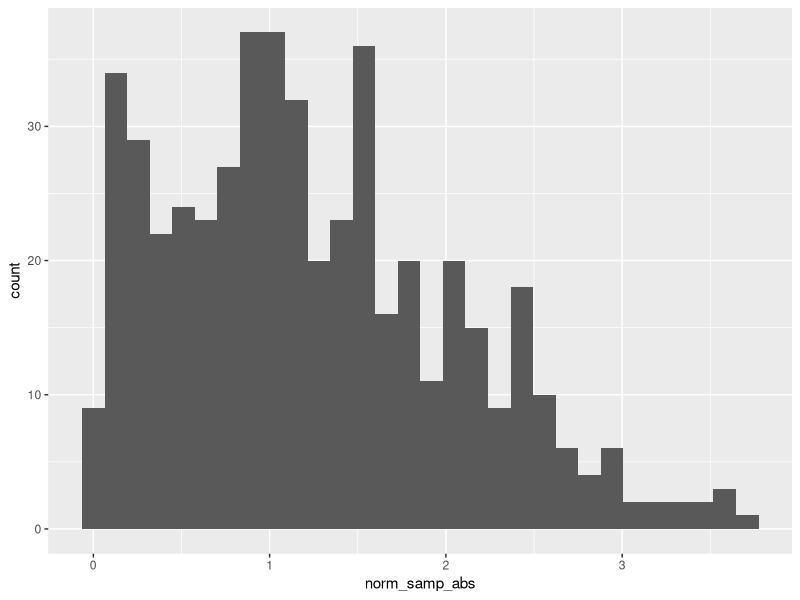

Generate this figure with R:
## ---- chunk 1
library (tidyverse)
## ---- chunk 2
# echo = wil give results but not the code
# eval. = FALSE will show the code but nothing will run in the background. Use it when you know for a fact the code doesn't work. 
# include = FALSE: code not displayed nor executed 
samp = rnorm(100)
length(samp)
## ---- chunk 3
la_df = 
  tibble(
  norm_samp = rnorm(500, mean = 1),
  norm_samp_logical = norm_samp > 0,
  norm_samp_abs = abs(norm_samp)
  )

ggplot (la_df, aes(x = norm_samp_abs)) + geom_histogram()
